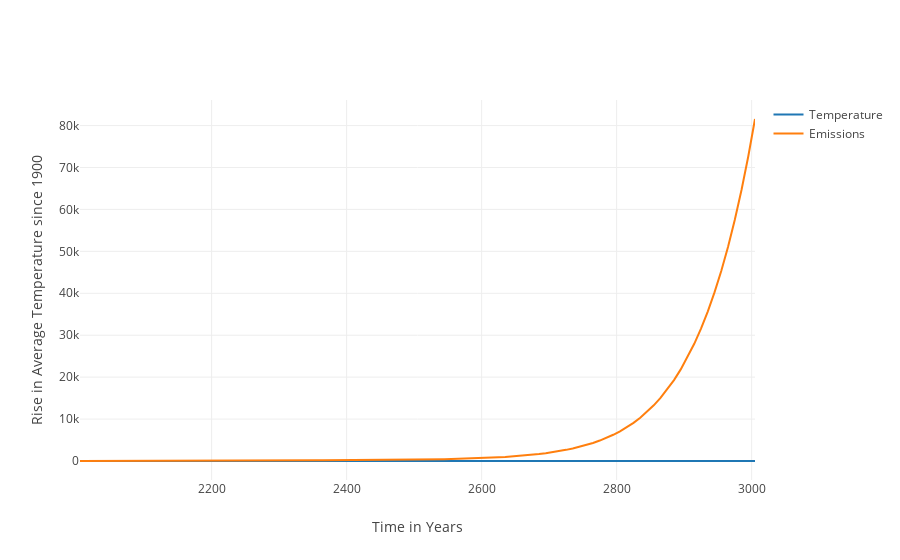

Notebook code cell kept with this figure:
### Code cell
import plotly.graph_objects as go
import datetime

def make_datetime(arr,start_year = 2005):
    x = []
    for i in range(len(arr)):
        x.append(datetime.datetime(year=start_year+(10*i),month=1,day=1))
    return x


fig = go.Figure()

fig1 = go.Scatter(x=make_datetime(model.T_at), y=model.T_at,name="Temperature")
fig2 = go.Scatter(x=make_datetime(model.E), y=model.E_cum,name="Emissions")

fig.add_trace(fig1)
fig.add_trace(fig2)

fig.update_xaxes(title_text='Time in Years')
fig.update_yaxes(title_text='Rise in Average Temperature since 1900')

fig.update_layout(template="none")
#fig = go.Figure(data=[go.Scatter(x=make_datetime(model.T_at), y=model.T_at)])
# Use datetime objects to set xaxis range
#fig.update_layout(xaxis_range=[datetime.datetime(2001, 1, 1),make_datetime(model.T_at)[-1]])
fig.show()
